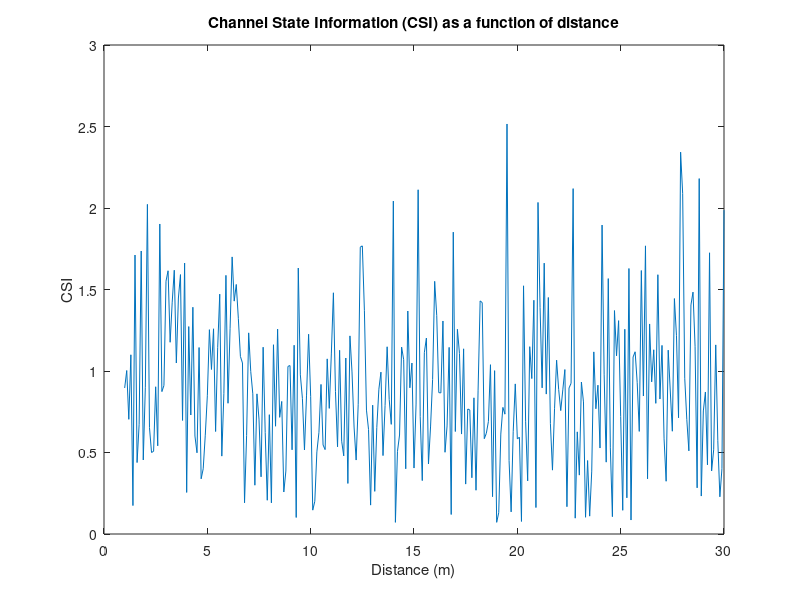
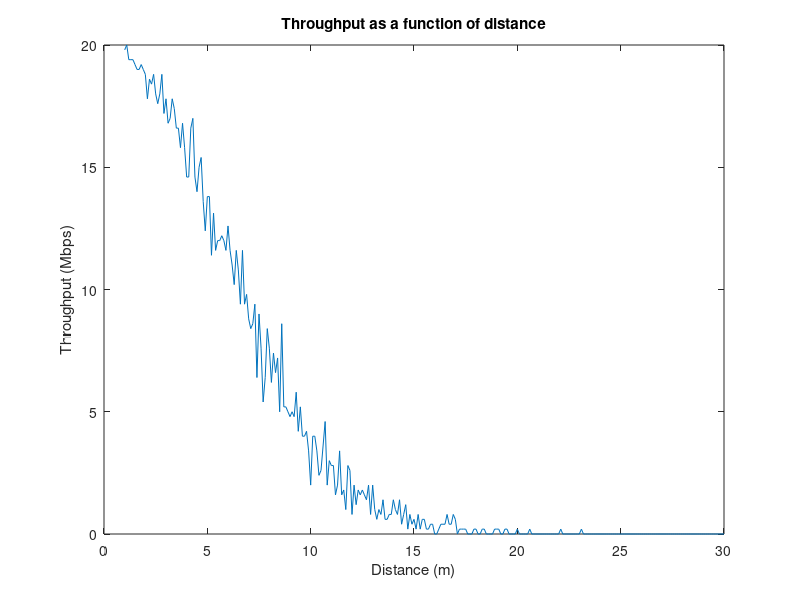

Write MATLAB code to recreate these figures, in order.
% Parameters
fc = 2.4e9; % Carrier frequency (Hz)
c = 3e8; % Speed of light (m/s)
lambda = c/fc; % Wavelength (m)
d = 1:0.1:30; % Distance (m)
Pt = 4; % Transmit power (dBm)
Gt = 1; % Transmit antenna gain (dBi)
Gr = 1; % Receive antenna gain (dBi)
L = 5; % System loss factor (dB)
N = 100; % Number of subcarriers
T = 1/20e6; % Symbol time (s)
fs = N*20e6; % Sampling frequency (Hz)
t = (0:T:(N-1)*T).'; % Time vector
M = 16; % Modulation order
R = 2/3; % Coding rate
SNR_threshold = 20; % SNR threshold for outage (dB)
max_data_rate = 20e6; % Maximum data rate (bps)

% Calculate path loss
PL = 20*log10(4*pi*d/lambda) + L;

% Generate fading coefficients
H = sqrt(1/2)*(randn(N,length(d)) + 1j*randn(N,length(d)));

% Calculate received power and noise power
Pr = 1e-3*10.^(0.1*(Pt + Gt + Gr - PL)); % Received power (W)
N0 = 1e-20; % Noise power spectral density (W/Hz)
noise_power = N0*20e6; % Noise power (W)

% Calculate SNR
SNR = abs(H).^2.*repmat(Pr./(N*noise_power),N,1);

% Calculate outage probability
outage_prob = 1 - mean(SNR > 10^(0.1*SNR_threshold),1);

% Calculate achievable rate using Shannon capacity formula
C = fs*R*log2(1 + SNR);

% Limit achievable rate to max_data_rate
C(C > max_data_rate) = max_data_rate;

% Calculate average throughput accounting for outage probability
throughput = mean(C.*(1 - outage_prob),1);

% Plot CSI as a function of distance
figure;
plot(d.', abs(squeeze(H(50,:)).'))
title('Channel State Information (CSI) as a function of distance')
xlabel('Distance (m)')
ylabel('CSI')

% Plot throughput as a function of distance
figure;
plot(d, throughput/1e6)
title('Throughput as a function of distance')
xlabel('Distance (m)')
ylabel('Throughput (Mbps)')
